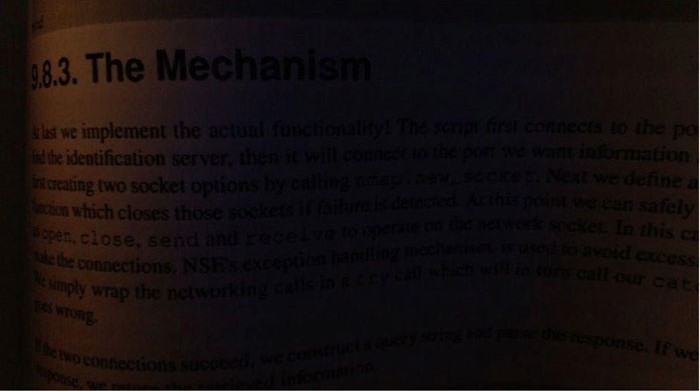
#> input picture book.jpg, 700 x 391 px
$ python '09-عملگر آستانه.py'
#> lines starting #> are read from the running program, lines starting #| are printed output that depends on the picture; after the words box and inside, x2 and y2 are one past the last pixel; in counts of white or black regions, pixels touching at a corner belong together
import cv2
import numpy as numpy

img = cv2.imread('book.jpg')
#> img is the input picture: shape (391, 700, 3); mean B, G, R 14.4, 14, 20.9
gray = cv2.cvtColor(img, cv2.COLOR_BGR2GRAY)
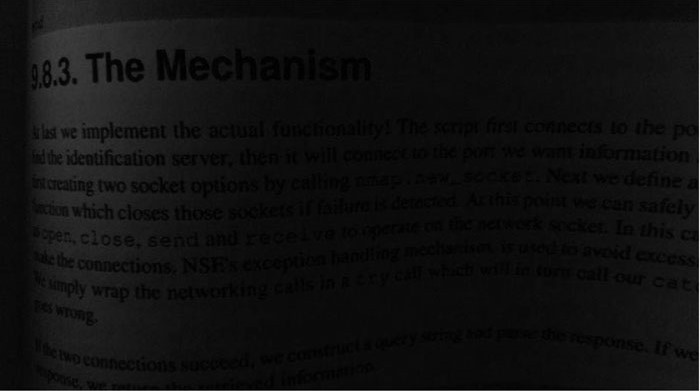
#> gray: shape (391, 700); min 0, max 249, mean 16.1
ret, threshold = cv2.threshold(gray, 10, 255, cv2.THRESH_BINARY)
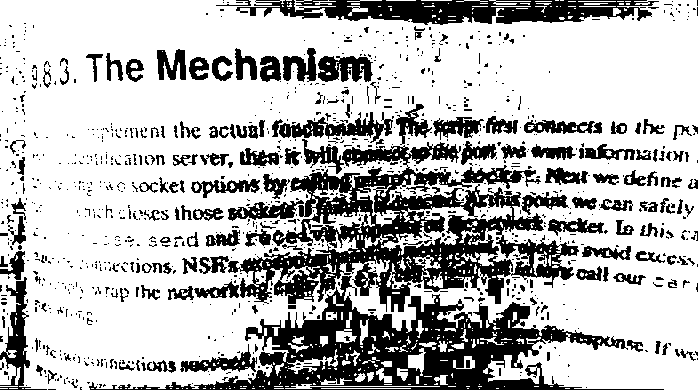
#> threshold: shape (391, 700); 72.1% white; 1049 black regions (868 under 20 px), largest, box (x1, y1, x2, y2) and area: (228, 142, 579, 312) 21788, (89, 276, 664, 390) 18239, (236, 0, 659, 25) 6319
th = cv2.adaptiveThreshold(gray, 255, cv2.ADAPTIVE_THRESH_GAUSSIAN_C, cv2.THRESH_BINARY, 115, 1)
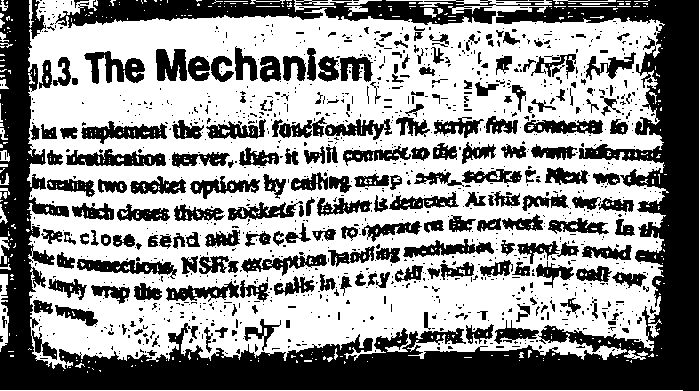
#> th: shape (391, 700); 57.6% white; 1176 black regions (955 under 20 px), largest, box (x1, y1, x2, y2) and area: (0, 0, 699, 391) 65633, (66, 149, 166, 166) 1018, (84, 51, 145, 84) 1008

cv2.imshow('page', img)
cv2.imshow('paget', threshold)
cv2.imshow('threshAdaptive', th)

cv2.waitKey(0)
cv2.destroyAllWindows
